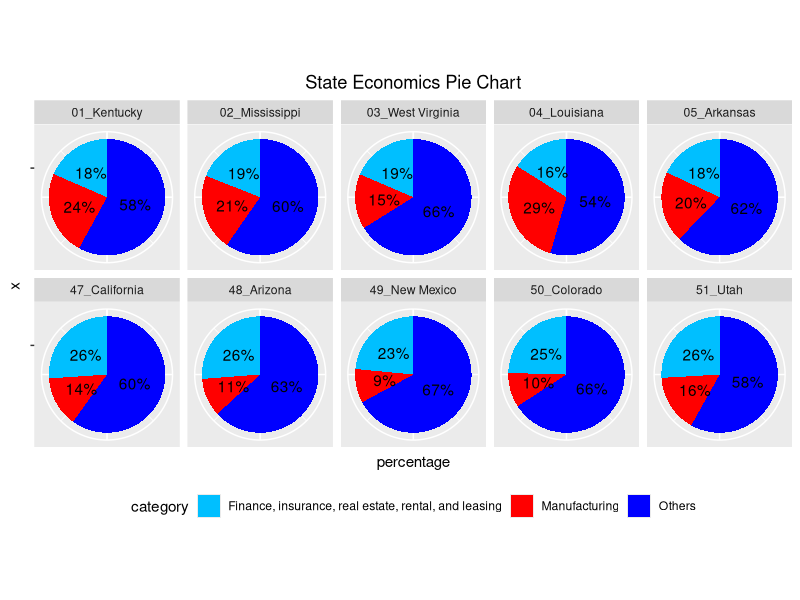

Recreate this plot in R.
df <- read.csv("pie.csv")
df$category = trimws(df$category)
percent <- function(x, digits = 0, format = "f", ...) {
  paste0(formatC(100 * x, format = format, digits = digits, ...), "%")
}
df_top2 = df[which(df$category == 'Finance, insurance, real estate, rental, and leasing' | df$category == 'Manufacturing'),]

df_other = df[which(df$category != 'Finance, insurance, real estate, rental, and leasing' & df$category != 'Manufacturing'),]
df_top2 
df_top2_temp = df_top2[c("state","percentage","category")]
df_temp = aggregate(percentage ~ state, df_other, sum)
df_temp$category = "Others"

df_new = rbind(df_temp, df_top2_temp)

library(ggplot2)
bp<- ggplot(df_new, aes(x="", y=percentage, fill=category))+
  geom_bar(width = 1, stat = "identity")+ 
  coord_polar("y", start=0)+
  facet_wrap(~state, ncol=5)+
  scale_fill_manual(values=c("deepskyblue", 'red','blue'))+
  theme(axis.text.x=element_blank(),legend.position="bottom")+
  geom_text(aes(label = percent(percentage)), position = position_stack(vjust = 0.5))+
  ggtitle("State Economics Pie Chart")+
  theme(plot.title = element_text(hjust = 0.5))

bp

